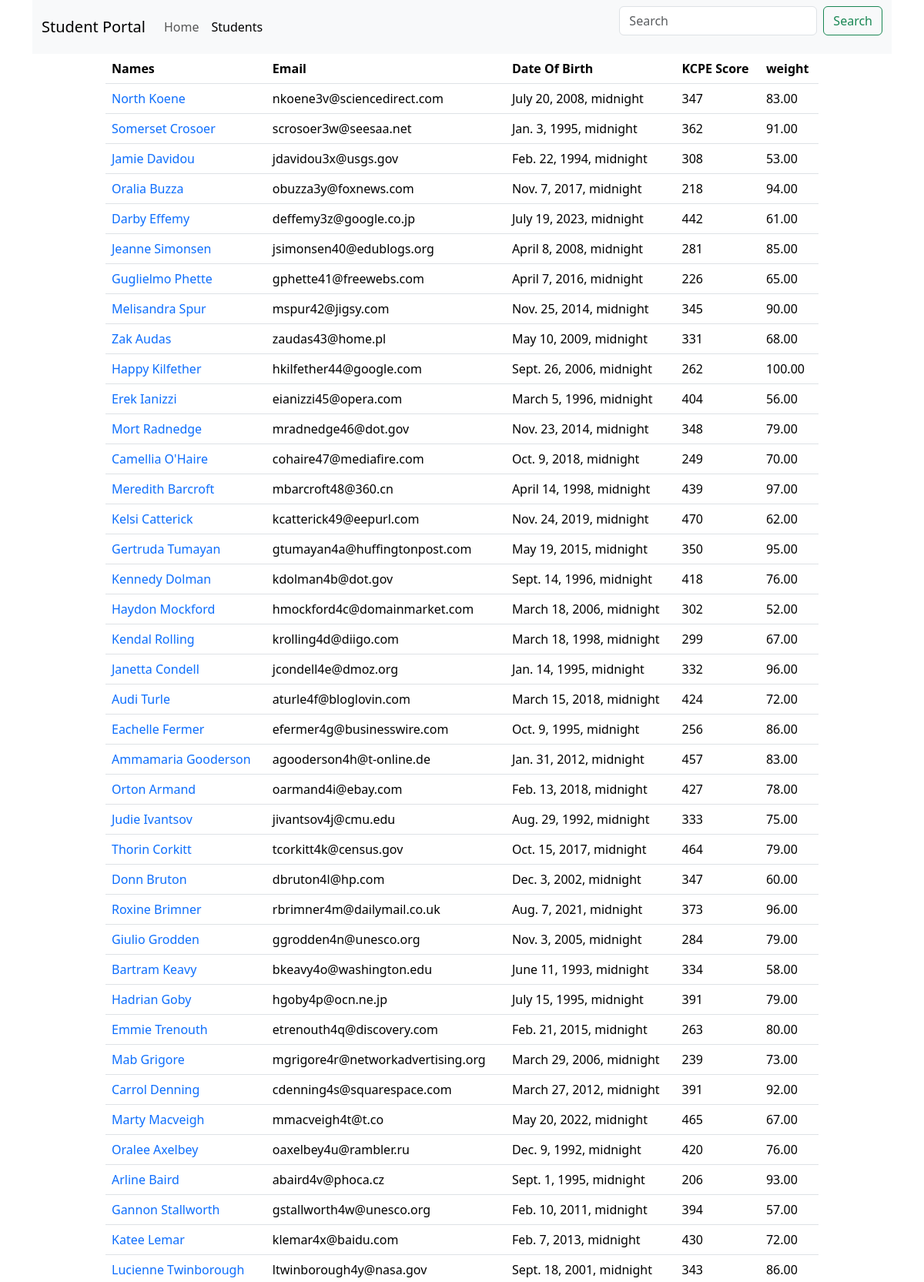
Page /show/?page=4 (signed in, upper part) on the committed database.
### main_app/models.py (models this page shows, shortened)
class Student(models.Model):
    first_name = models.CharField(max_length=25)
    last_name = models.CharField(max_length=25)
    dob = models.DateTimeField()
    email = models.EmailField(unique=True)
    weight = models.DecimalField(max_digits=5, decimal_places=2)
    is_spoty = models.BooleanField(default=False)
    kcpe_score = models.IntegerField()
    profile_pic = models.ImageField(upload_to=generate_unique_name, null=True, default="students/student.png")
    created_at = models.DateTimeField(auto_now_add=True)
    updated_at = models.DateTimeField(auto_now=True)

### main_app/views.py (the view)
# urls.py: path('show/', views.show_students, name='show'),
@login_required  # decorators
def show_students(request):
    data = Student.objects.all()
    paginator = Paginator(data, 50)
    page_number = request.GET.get('page')
    data = paginator.get_page(page_number)
    return render(request, 'display.html', {'students': data})

### templates/display.html (shortened to what this page needs)
<div class="container">
   {% extends 'base.html' %}
{% load crispy_forms_filters %}
{% block content %}
    {% include 'navbar.html' %}
    <div class="row justify-content-center">
        <div class="col-sm-10">
            <table class="table">
                <thead>
                <tr>
                    <th>Names</th>
                    <th>Email</th>
                    <th>Date Of Birth</th>
                    <th>KCPE Score</th>
                    <th>weight</th>
                </tr>
                </thead>
                <tbody>
                {% for student in students %}
                    <tr>
                        <td><a href="{% url 'details' student.id %}" class="text-decoration-none">{{ student.first_name }} {{ student.last_name }}</a> </td>
                        <td>{{ student.email }}</td>
                        <td>{{  student.dob}}</td>
                        <td>{{ student.kcpe_score }}</td>
                        <td>{{ student.weight }}</td>
                    </tr>
                {% endfor %}
                </tbody>
            </table>
        </div>
    </div>
</div>
{% endblock %}

### rows in the picture
Student: first_name "North", last_name "Koene", email "nkoene3v@sciencedirect.com", dob "July 20, 2008, midnight", kcpe_score "347", weight "83.00"
Student: first_name "Somerset", last_name "Crosoer", email "scrosoer3w@seesaa.net", dob "Jan. 3, 1995, midnight", kcpe_score "362", weight "91.00"
Student: first_name "Jamie", last_name "Davidou", email "jdavidou3x@usgs.gov", dob "Feb. 22, 1994, midnight", kcpe_score "308", weight "53.00"
Student: first_name "Oralia", last_name "Buzza", email "obuzza3y@foxnews.com", dob "Nov. 7, 2017, midnight", kcpe_score "218", weight "94.00"
Student: first_name "Darby", last_name "Effemy", email "deffemy3z@google.co.jp", dob "July 19, 2023, midnight", kcpe_score "442", weight "61.00"
Student: first_name "Jeanne", last_name "Simonsen", email "jsimonsen40@edublogs.org", dob "April 8, 2008, midnight", kcpe_score "281", weight "85.00"
Student: first_name "Guglielmo", last_name "Phette", email "gphette41@freewebs.com", dob "April 7, 2016, midnight", kcpe_score "226", weight "65.00"
Student: first_name "Melisandra", last_name "Spur", email "mspur42@jigsy.com", dob "Nov. 25, 2014, midnight", kcpe_score "345", weight "90.00"
Student: first_name "Zak", last_name "Audas", email "zaudas43@home.pl", dob "May 10, 2009, midnight", kcpe_score "331", weight "68.00"
Student: first_name "Happy", last_name "Kilfether", email "hkilfether44@google.com", dob "Sept. 26, 2006, midnight", kcpe_score "262", weight "100.00"
Student: first_name "Erek", last_name "Ianizzi", email "eianizzi45@opera.com", dob "March 5, 1996, midnight", kcpe_score "404", weight "56.00"
Student: first_name "Mort", last_name "Radnedge", email "mradnedge46@dot.gov", dob "Nov. 23, 2014, midnight", kcpe_score "348", weight "79.00"
Student: first_name "Camellia", last_name "O'Haire", email "cohaire47@mediafire.com", dob "Oct. 9, 2018, midnight", kcpe_score "249", weight "70.00"
Student: first_name "Meredith", last_name "Barcroft", email "mbarcroft48@360.cn", dob "April 14, 1998, midnight", kcpe_score "439", weight "97.00"
Student: first_name "Kelsi", last_name "Catterick", email "kcatterick49@eepurl.com", dob "Nov. 24, 2019, midnight", kcpe_score "470", weight "62.00"
Student: first_name "Gertruda", last_name "Tumayan", email "gtumayan4a@huffingtonpost.com", dob "May 19, 2015, midnight", kcpe_score "350", weight "95.00"
Student: first_name "Kennedy", last_name "Dolman", email "kdolman4b@dot.gov", dob "Sept. 14, 1996, midnight", kcpe_score "418", weight "76.00"
Student: first_name "Haydon", last_name "Mockford", email "hmockford4c@domainmarket.com", dob "March 18, 2006, midnight", kcpe_score "302", weight "52.00"
Student: first_name "Kendal", last_name "Rolling", email "krolling4d@diigo.com", dob "March 18, 1998, midnight", kcpe_score "299", weight "67.00"
Student: first_name "Janetta", last_name "Condell", email "jcondell4e@dmoz.org", dob "Jan. 14, 1995, midnight", kcpe_score "332", weight "96.00"
Student: first_name "Audi", last_name "Turle", email "aturle4f@bloglovin.com", dob "March 15, 2018, midnight", kcpe_score "424", weight "72.00"
Student: first_name "Eachelle", last_name "Fermer", email "efermer4g@businesswire.com", dob "Oct. 9, 1995, midnight", kcpe_score "256", weight "86.00"
Student: first_name "Ammamaria", last_name "Gooderson", email "agooderson4h@t-online.de", dob "Jan. 31, 2012, midnight", kcpe_score "457", weight "83.00"
Student: first_name "Orton", last_name "Armand", email "oarmand4i@ebay.com", dob "Feb. 13, 2018, midnight", kcpe_score "427", weight "78.00"
Student: first_name "Judie", last_name "Ivantsov", email "jivantsov4j@cmu.edu", dob "Aug. 29, 1992, midnight", kcpe_score "333", weight "75.00"
Student: first_name "Thorin", last_name "Corkitt", email "tcorkitt4k@census.gov", dob "Oct. 15, 2017, midnight", kcpe_score "464", weight "79.00"
Student: first_name "Donn", last_name "Bruton", email "dbruton4l@hp.com", dob "Dec. 3, 2002, midnight", kcpe_score "347", weight "60.00"
Student: first_name "Roxine", last_name "Brimner", email "rbrimner4m@dailymail.co.uk", dob "Aug. 7, 2021, midnight", kcpe_score "373", weight "96.00"
Student: first_name "Giulio", last_name "Grodden", email "ggrodden4n@unesco.org", dob "Nov. 3, 2005, midnight", kcpe_score "284", weight "79.00"
Student: first_name "Bartram", last_name "Keavy", email "bkeavy4o@washington.edu", dob "June 11, 1993, midnight", kcpe_score "334", weight "58.00"
Student: first_name "Hadrian", last_name "Goby", email "hgoby4p@ocn.ne.jp", dob "July 15, 1995, midnight", kcpe_score "391", weight "79.00"
Student: first_name "Emmie", last_name "Trenouth", email "etrenouth4q@discovery.com", dob "Feb. 21, 2015, midnight", kcpe_score "263", weight "80.00"
Student: first_name "Mab", last_name "Grigore", email "mgrigore4r@networkadvertising.org", dob "March 29, 2006, midnight", kcpe_score "239", weight "73.00"
Student: first_name "Carrol", last_name "Denning", email "cdenning4s@squarespace.com", dob "March 27, 2012, midnight", kcpe_score "391", weight "92.00"
Student: first_name "Marty", last_name "Macveigh", email "mmacveigh4t@t.co", dob "May 20, 2022, midnight", kcpe_score "465", weight "67.00"
Student: first_name "Oralee", last_name "Axelbey", email "oaxelbey4u@rambler.ru", dob "Dec. 9, 1992, midnight", kcpe_score "420", weight "76.00"
Student: first_name "Arline", last_name "Baird", email "abaird4v@phoca.cz", dob "Sept. 1, 1995, midnight", kcpe_score "206", weight "93.00"
Student: first_name "Gannon", last_name "Stallworth", email "gstallworth4w@unesco.org", dob "Feb. 10, 2011, midnight", kcpe_score "394", weight "57.00"
Student: first_name "Katee", last_name "Lemar", email "klemar4x@baidu.com", dob "Feb. 7, 2013, midnight", kcpe_score "430", weight "72.00"
Student: first_name "Lucienne", last_name "Twinborough", email "ltwinborough4y@nasa.gov", dob "Sept. 18, 2001, midnight", kcpe_score "343", weight "86.00"
